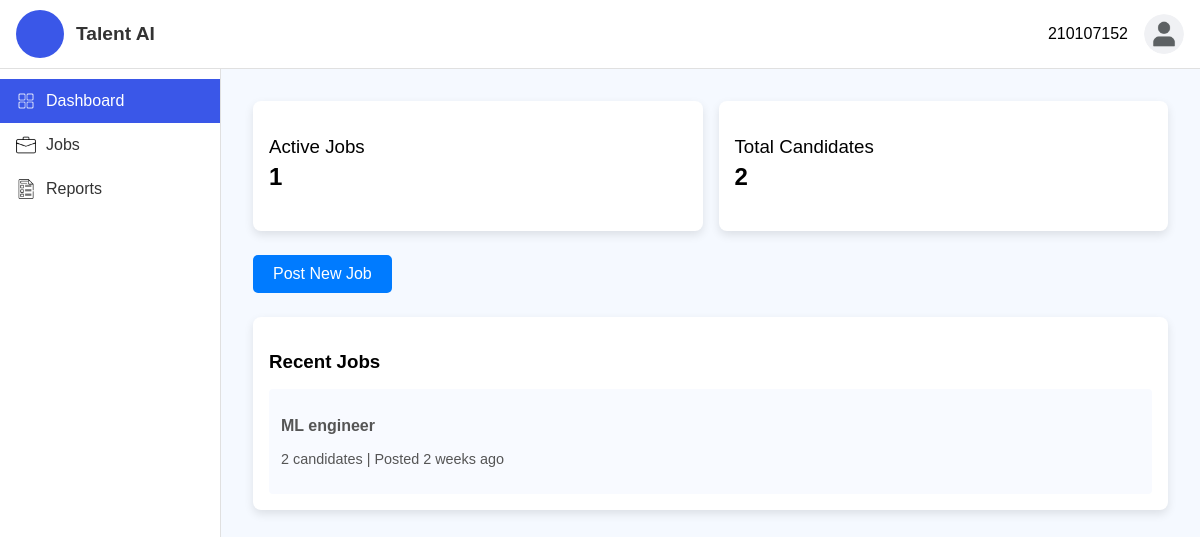
The app's page / (signed in), older data.
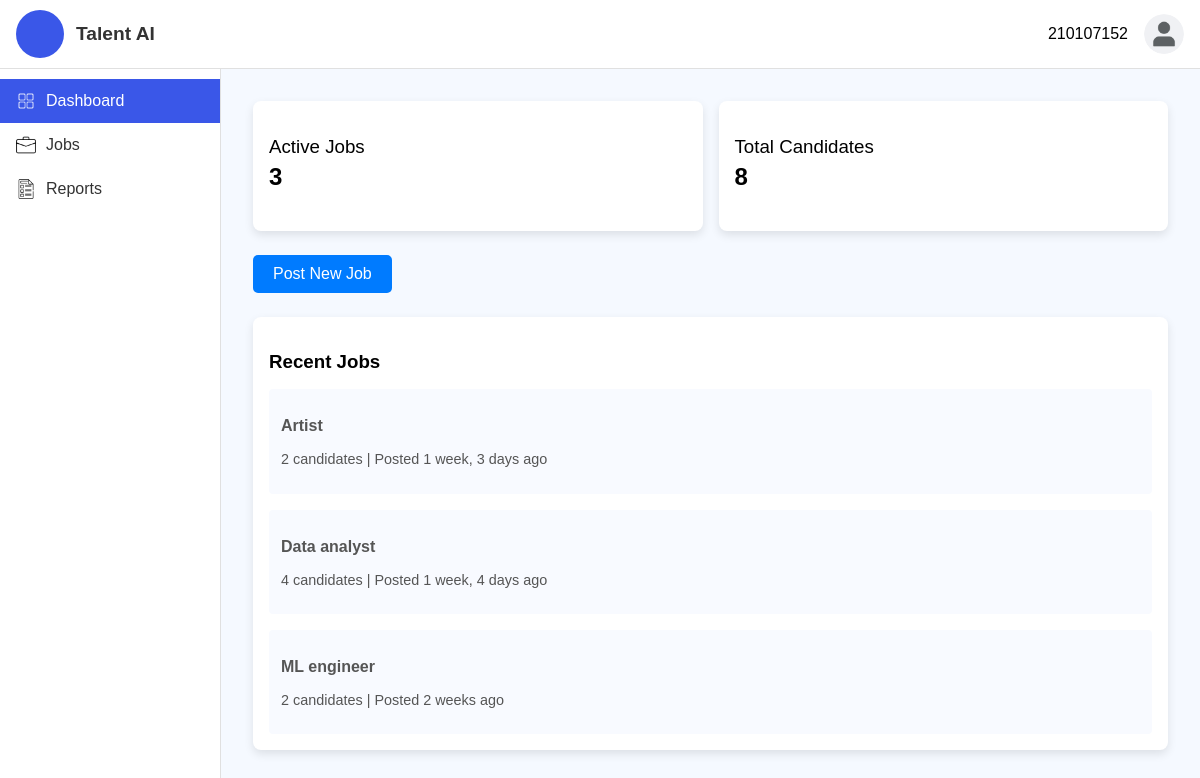
The same page, newer data.
### account/models.py (models this page shows, shortened)
class Job(models.Model):
    EMPLOYMENT_TYPE_CHOICES = [
        ('full-time', 'Full-Time'),
        ('part-time', 'Part-Time'),
        ('online', 'Online'),
    ]
    EXPERIENCE_LEVEL_CHOICES = [
        ('entry', 'Entry (0-1 years)'),
        ('mid', 'Mid (1-3 years)'),
        ('senior', 'Senior (3+ years)'),
    ]
    employer = models.ForeignKey(User, on_delete=models.CASCADE)
    job_title = models.CharField(max_length=200)
    location = models.CharField(max_length=100)
    experience_level = models.CharField(max_length=20, choices=EXPERIENCE_LEVEL_CHOICES)
    employment_type = models.CharField(max_length=20, choices=EMPLOYMENT_TYPE_CHOICES)
    requirements = models.TextField()
    skills = models.TextField()
    responsibilities = models.TextField()
    job_description = models.TextField()
    posted_at = models.DateTimeField(auto_now_add=True)
    embedded_details = models.JSONField(default=dict, blank=True, null=True)

### account/views.py (the view)
# urls.py: path('', views.dashboard, name='dashboard'),
@login_required
def dashboard(request):
    recent_jobs = Job.objects.filter(employer=request.user).order_by('-posted_at')[:10]
    jobs = []
    for job in recent_jobs:
        jobs.append((job,len(job.resumes.all())))
    all_jobs = Job.objects.all()
    active_jobs = len(list(all_jobs))
    total_candidates = 0
    for job in all_jobs:
        total_candidates += len(list(job.resumes.all()))
    return render(request,'account/dashboard.html',{'recent_jobs': jobs,
                                                    'active_jobs': active_jobs,
                                                    'total_candidates':total_candidates,
                                                    'user': request.user,
                                                    'active_page': 'dashboard'})

### account/templates/account/dashboard.html (shortened to what this page needs)
{% extends "base.html" %}
{% load static %}
{% block extra_css %}
<link rel="stylesheet" href="{% static 'css/dashboard.css' %}">
{% endblock %}
{% block content %}
<div class="container">
    <div class="statsSection">
        <div class="statCard">
            <h3 class="cardTitle">Active Jobs</h3>
            <p class="cardNumber">{{ active_jobs }}</p>
        </div>
        <div class="statCard">
            <h3 class="cardTitle">Total Candidates</h3>
            <p class="cardNumber">{{total_candidates}}</p>
        </div>
    </div>
    <div class="actions">
        <button class="primaryButton" id="postJobBtn"><a href="{% url 'post_job' %}" class="postjob_a">Post New Job</a></button>
    </div>
    <div class="listsSection">
        <div class="listCard">
            <h3 class="listTitle">Recent Jobs</h3>
            {% for job, resumes in recent_jobs %}
                <div class="listItem">
                    <p class="jobTitle"><a href="{% url 'candidates:job_posts' job_id=job.id %}" style="text-decoration: none; color:#555 ;">{{ job.job_title }}</a></p>
                    <p class="jobDetails">{{ resumes }} candidate{{ resumes|pluralize }}
                      | Posted {{ job.posted_at|timesince  }} ago</p>
                </div>
            {% empty %}
            <h3 class="listTitle">No recent jobs found.</h3>
            {% endfor %}
        </div>
    </div>
</div>
{% endblock %}

### account/templates/base.html (shortened to what this page needs)
{% load static %}
<!DOCTYPE html>
<html lang="en">
<head>
    <link rel="stylesheet" href="https://cdnjs.cloudflare.com/ajax/libs/font-awesome/6.0.0-beta3/css/all.min.css">
    <link rel="stylesheet" href="{% static 'css/base.css' %}">
    {% block extra_css %}{% endblock %}
</head>
<body>
    <header class="header">
        <div class="toolbar">
            <div class="brandSection">
                <div class="brandAvatar"></div>
                <span class="logo">Talent AI</span>
            </div>
            <div class="userSection" id="userSection">
                <span id="userName">{{ user }}</span>
                <button class="userAvatarBtn" id="menuToggle">
                    <div class="userAvatar" style="background-image: url('{% static 'images/profile.png' %}');"></div>
                </button>
            </div>
        </div>
      </header>
    <div class="wrapper">
    <aside class="aside">
        <nav>
            <ul class="menu">
                <a href="{% url 'dashboard' %}" class="sidebar_a">
                    <li class="menuItemlink {% if active_page == 'dashboard' %}activeLink{% endif %}" >
                        <img src="{% static 'images/dashboard.png' %}" class="menuIcon" alt="Dashboard Icon">
                        <span>Dashboard</span>
                    </li>
                </a>
                <a href="{% url 'jobs:jobs_list' %}" class="sidebar_a">
                    <li class="menuItemlink {% if active_page == 'jobs' %}activeLink{% endif %}" >
                        <img src="{% static 'images/jobs.png' %}" class="menuIcon" alt="Jobs Icon">
                        <span>Jobs</span>
                    </li>
                </a>
                <a href="{% url 'reports:jobs_report' %}" class="sidebar_a">
                    <li class="menuItemlink {% if active_page == 'reports' %}activeLink{% endif %}">
                        <img src="{% static 'images/report.png' %}" class="menuIcon" alt="Reports Icon">
                        <span>Reports</span>
                    </li>
                </a>
            </ul>
        </nav>
    </aside>
    <div id="content">
        {% block content %}
        {% endblock %}
    </div>
    </div>
</body>
</html>

### account/static/css/base.css (style rules this page uses)
body { margin: 0; font-family: Arial, sans-serif; }
.aside { width: 220px; background-color: #fff; border-right: 1px solid #e0e0e0; min-height: calc(100vh - 64px); padding-top: 10px; }
.menu { list-style: none; padding: 0; margin: 0; }
.menuItemlink { display: flex; align-items: center; padding: 12px 16px; font-size: 1rem; cursor: pointer; transition: background 0.3s; gap: 10px; }
.menuIcon { width: 20px; height: 20px; }
.activeLink { background-color: #3a57e8; color: #fff; }
.activeLink .menuIcon { filter: brightness(0) invert(1); }
.header { background-color: #fff; border-bottom: 1px solid #e0e0e0; padding: 10px 0; }
.toolbar { display: flex; justify-content: space-between; align-items: center; padding: 0 1rem; min-height: 45px; }
.brandSection { display: flex; align-items: center; gap: 0.75rem; }
.brandAvatar { background-color: #3a57e8; width: 48px; height: 48px; border-radius: 50%; }
.logo { color: #333; font-weight: 600; font-size: 1.2rem; }
.userSection { display: flex; align-items: center; gap: 1rem; position: relative; }
.userAvatarBtn { background: none; border: none; cursor: pointer; padding: 0; }
.userAvatar { width: 40px; height: 40px; border-radius: 50%; background-size: cover; background-position: center; }
.wrapper { display: flex; }
#content { flex: 1; }
.sidebar_a { text-decoration: none; color: #333; }

### account/static/css/dashboard.css (style rules this page uses)
body { margin: 0; font-family: Arial, sans-serif; background-color: #f5f9ff; }
.container { display: flex; flex-direction: column; gap: 1.5rem; padding: 2rem; }
.statsSection { display: flex; gap: 1rem; }
.statCard { flex: 1; padding: 1rem; background: white; border-radius: 8px; box-shadow: 0px 4px 10px rgba(0, 0, 0, 0.1); text-align: left; }
.cardTitle { font-weight: 500; margin-bottom: 0.2rem; }
.cardNumber { font-size: 1.5rem; margin-top: 0.3rem; font-weight: 700; }
.actions { display: flex; gap: 1rem; justify-content: left; }
.primaryButton { background-color: #007bff; color: white; font-size: 1rem; padding: 10px 20px; border: none; border-radius: 5px; cursor: pointer; }
.listsSection { display: flex; gap: 1rem; }
.listCard { flex: 1; padding: 1rem; background: white; border-radius: 8px; box-shadow: 0px 4px 10px rgba(0, 0, 0, 0.1); }
.listTitle { font-weight: 600; margin-bottom: 0.5rem; }
.listItem { margin-top: 1rem; background-color: #f8faff; padding: 0.75rem; border-radius: 4px; }
.jobTitle, .applicantName { font-weight: bold; }
.jobDetails, .applicantDetails { font-size: 0.9rem; color: #555; }
.postjob_a { text-decoration: none; color: white; display: block; width: 100%; }

Row changes from the older to the newer data that the page shows:
added Job: job_title "Artist", resumes "2", posted_at "1 week, 3 days"
added Job: job_title "Data analyst", resumes "4", posted_at "1 week, 4 days"
Text that changed along with them:
{{ active_jobs }}: "1" → "3"
{{ total_candidates }}: "2" → "8"
